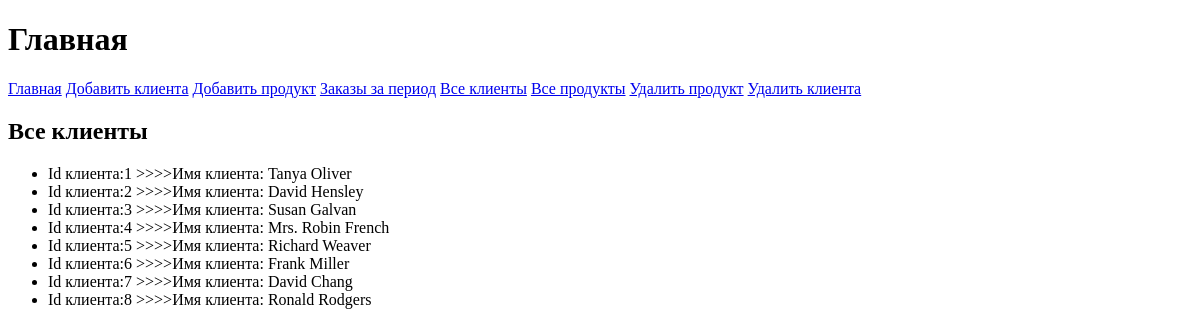
Before: /get_all_clients/ with the older database file.
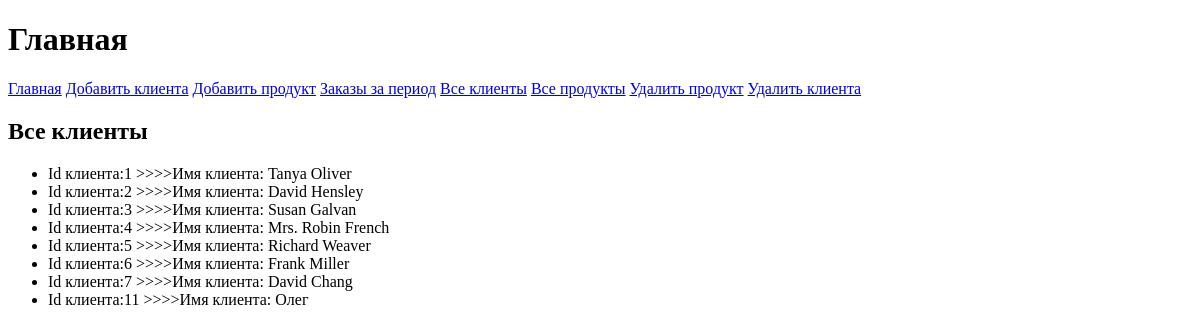
After: the same page with the newer database file.
### shopapp/models.py (models this page shows, shortened)
class Client(models.Model):
    name = models.CharField(max_length=100)
    email = models.EmailField(max_length=100)
    phone = models.CharField(max_length=100)
    address = models.CharField(max_length=100)
    date = models.DateField()

### shopapp/views.py (the view)
# urls.py: path('get_all_clients/', views.get_all_clients, name='get_all_clients'),
def get_all_clients(request):
    clients = Client.objects.all()
    context = {'title': 'Все клиенты', 'clients': clients}
    return render(request, 'shopapp/all_clients.html', context)

### shopapp/templates/shopapp/all_clients.html (shortened to what this page needs)
{% extends 'shopapp/base.html' %}
{% block content %}
    <h2>{{ title }}</h2>
    <ul>
        {% for client in clients %}
            <li> Id клиента:{{ client.id }} >>>>Имя клиента: {{ client.name }}</li>
        {% endfor %}
    </ul>
{% endblock %}

Changed rows visible on the page:
removed Client: id "8", name "Ronald Rodgers"
added Client: id "11", name "Олег"
